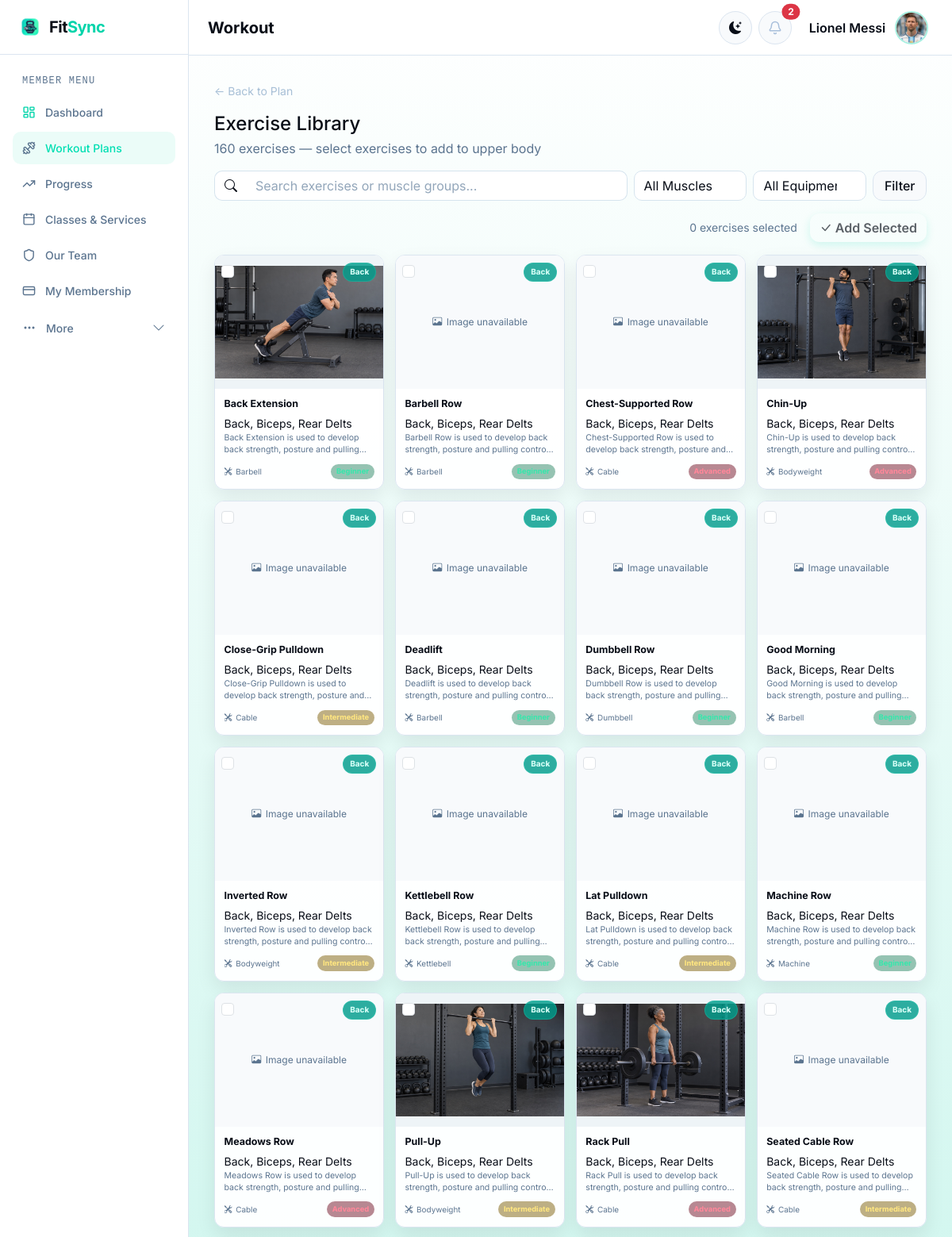
The page /workouts/plans/21/exercises/ (signed in, upper part) on the database its author committed.
### gym/models.py (models this page shows, shortened)
class User(AbstractUser):
    class Role(models.TextChoices):
        MEMBER = ("MEMBER", "Member")
        STAFF = ("STAFF", "Staff")
        COACH = ("COACH", "Coach")
        ADMIN = ("ADMIN", "Admin")
    email = models.EmailField(unique=True)
    role = models.CharField(max_length=20, choices=Role.choices, default=Role.MEMBER)
    class Meta:
        db_table = "accounts_user"

class MemberProfile(models.Model):
    user = models.OneToOneField(
        settings.AUTH_USER_MODEL,
        on_delete=models.CASCADE,
        related_name="member_profile",
    )
    profile_picture = models.ImageField(
        upload_to="profile_pics/", blank=True, null=True
    )
    avatar_static_path = models.CharField(max_length=255, blank=True)
    @property
    def avatar_url(self):
        from django.templatetags.static import static
        if self.profile_picture:
            return self.profile_picture.url
        return static(self.avatar_static_path) if self.avatar_static_path else ""
    phone = models.CharField(max_length=30, blank=True)
    date_of_birth = models.DateField(blank=True, null=True)
    emergency_contact = models.CharField(max_length=100, blank=True)
    age = models.PositiveSmallIntegerField(blank=True, null=True)
    height_cm = models.PositiveIntegerField(blank=True, null=True)
    current_weight_kg = models.DecimalField(
        max_digits=5, decimal_places=2, blank=True, null=True
    )
    target_weight_kg = models.DecimalField(
        max_digits=5, decimal_places=2, blank=True, null=True
    )
    fitness_goal = models.CharField(max_length=200, blank=True)
    medical_notes = models.TextField(blank=True)
    class Meta:
        db_table = "accounts_memberprofile"

class WorkoutPlan(models.Model):
    PLAN_TYPE_CHOICES = [("PERSONAL", "Personal"), ("COACH_ASSIGNED", "Coach Assigned")]
    member = models.ForeignKey(
        settings.AUTH_USER_MODEL, on_delete=models.CASCADE, related_name="workout_plans"
    )
    coach = models.ForeignKey(
        settings.AUTH_USER_MODEL,
        on_delete=models.SET_NULL,
        null=True,
        blank=True,
        related_name="assigned_workout_plans",
    )
    name = models.CharField(max_length=100)
    goal = models.CharField(max_length=255, blank=True)
    description = models.TextField(blank=True)
    workout_days = models.CharField(max_length=100, blank=True)
    plan_type = models.CharField(
        max_length=20, choices=PLAN_TYPE_CHOICES, default="PERSONAL"
    )
    is_active = models.BooleanField(default=True)
    created_at = models.DateTimeField(auto_now_add=True)
    updated_at = models.DateTimeField(auto_now=True)
    class Meta:
        db_table = "workouts_workoutplan"

class Exercise(models.Model):
    MUSCLE_CHOICES = [
        ("CHEST", "Chest"),
        ("BACK", "Back"),
        ("SHOULDERS", "Shoulders"),
        ("BICEPS", "Biceps"),
        ("TRICEPS", "Triceps"),
        ("LEGS", "Legs"),
        ("GLUTES", "Glutes"),
        ("CORE", "Core"),
    ]
    EQUIPMENT_CHOICES = [
        ("BARBELL", "Barbell"),
        ("DUMBBELL", "Dumbbell"),
        ("CABLE", "Cable"),
        ("MACHINE", "Machine"),
        ("BODYWEIGHT", "Bodyweight"),
        ("KETTLEBELL", "Kettlebell"),
        ("BAND", "Resistance Band"),
        ("OTHER", "Other"),
    ]
    DIFFICULTY_CHOICES = [
        ("BEGINNER", "Beginner"),
        ("INTERMEDIATE", "Intermediate"),
        ("ADVANCED", "Advanced"),
    ]
    INTENSITY_CHOICES = [
        ("LOW", "Low"),
        ("MODERATE", "Moderate"),
        ("HIGH", "High"),
        ("VERY_HIGH", "Very High"),
    ]
    name = models.CharField(max_length=100)
    category = models.CharField(max_length=20, choices=MUSCLE_CHOICES)
    secondary_muscles = models.CharField(max_length=150, blank=True)
    equipment = models.CharField(
        max_length=20, choices=EQUIPMENT_CHOICES, default="OTHER"
    )
    difficulty = models.CharField(
        max_length=20, choices=DIFFICULTY_CHOICES, default="BEGINNER"
    )
    intensity = models.CharField(
        max_length=20, choices=INTENSITY_CHOICES, default="MODERATE"
    )
    description = models.TextField(blank=True)
    instructions = models.TextField(blank=True)
    image = models.ImageField(upload_to="exercises/", null=True, blank=True)
    is_active = models.BooleanField(default=True)
    class Meta:
        ordering = ["category", "name"]
        db_table = "workouts_exercise"
    @property
    def library_image(self):
        return f"img/exercises/library/{self.category.lower()}/{slugify(self.name)}.jpg"

### gym/views.py (the view, shortened to what this page needs)
@login_required
def plan_add_exercises(request, plan_id):
    plan = get_object_or_404(WorkoutPlan, id=plan_id)
    if not can_edit_plan(request.user, plan):
        return HttpResponseForbidden("You cannot edit this workout plan.")
    exercises = Exercise.objects.filter(is_active=True)
    search = request.GET.get("search", "").strip()
    muscle = request.GET.get("muscle", "")
    equipment = request.GET.get("equipment", "")
    if search:
        exercises = exercises.filter(
            Q(name__icontains=search)
            | Q(category__icontains=search)
            | Q(secondary_muscles__icontains=search)
        )
    if muscle:
        exercises = exercises.filter(category=muscle)
    if equipment:
        exercises = exercises.filter(equipment=equipment)
    existing_ids = list(plan.plan_exercises.values_list("exercise_id", flat=True))
    return render(
        request,
        "shared/plan_add_exercises.html",
        {
            "plan": plan,
            "exercises": exercises,
            "existing_ids": existing_ids,
            "search": search,
            "selected_muscle": muscle,
            "selected_equipment": equipment,
            "muscle_choices": Exercise.MUSCLE_CHOICES,
            "equipment_choices": Exercise.EQUIPMENT_CHOICES,
            "active_sidebar": "plans",
            "layout_template": (
                "layouts/coach_base.html"
                if is_coach(request.user)
                else "layouts/member_base.html"
            ),
        },
    )

### templates/shared/plan_add_exercises.html (shortened to what this page needs)
{% extends layout_template %}
{% load static %}
{% block dashboard_heading %}Workout{% endblock %}
{% block extra_css %}
<link rel="stylesheet" href="{% static 'css/workouts.css' %}?v=4">
<link rel="stylesheet" href="{% static 'css/exercise-selection.css' %}">
{% endblock %}
{% block dashboard_content %}
<div class="exercise-library-page exercise-selection-page">
    <div class="d-flex flex-column flex-lg-row justify-content-between gap-3 mb-3">
        <div>
            <a class="back-link" href="{% url 'workouts:plan_detail' plan.id %}">← Back to Plan</a>
            <h1 class="h4 mt-3 mb-1">Exercise Library</h1>
            <p class="text-muted mb-0">{{ exercises|length }} exercises — select exercises to add to {{ plan.name }}</p>
        </div>
    </div>
    <form method="get" class="exercise-filters row g-2 mb-3">
        <div class="col-lg-7">
            <div class="input-group">
                <span class="input-group-text"><i class="bi bi-search"></i></span>
                <input class="form-control" type="search" name="search" value="{{ search }}" placeholder="Search exercises or muscle groups...">
            </div>
        </div>
        <div class="col-sm-6 col-lg-2">
            <select class="form-select" name="muscle">
                <option value="">All Muscles</option>
            </select>
        </div>
        <div class="col-sm-6 col-lg-2">
            <select class="form-select" name="equipment">
                <option value="">All Equipment</option>
            </select>
        </div>
        <div class="col-lg-1 d-grid"><button class="btn btn-secondary-fitsync" type="submit">Filter</button></div>
    </form>
    <form method="post">
        <div class="d-flex justify-content-end align-items-center gap-3 mb-3">
            <span class="text-muted small" id="exerciseSelectionCount" role="status">Select exercises to add</span>
            <button class="btn btn-primary-fitsync" type="submit" id="addSelectedExercises"><i class="bi bi-check-lg me-1"></i>Add Selected</button>
        </div>
        <div class="exercise-grid">
            {% for exercise in exercises %}
                <label class="exercise-card {% if exercise.id in existing_ids %}exercise-added{% endif %}">
                    <div class="exercise-select">
                        <input class="form-check-input" type="checkbox" name="exercise_ids" value="{{ exercise.id }}" aria-label="Add {{ exercise.name }}" {% if exercise.id in existing_ids %}disabled{% endif %}>
                    </div>
                    <span class="exercise-muscle-badge">{{ exercise.get_category_display }}</span>
                    <div class="exercise-selection-image">
                        <span class="exercise-image-placeholder" aria-hidden="true"><i class="bi bi-image"></i> Image unavailable</span>
                    {% if exercise.image %}
                        <img class="exercise-image" src="{{ exercise.image.url }}" alt="{{ exercise.name }}" loading="lazy" onerror="this.onerror=function(){this.hidden=true;};this.src='{% static exercise.library_image %}';">
                    {% else %}
                        <img class="exercise-image" src="{% static exercise.library_image %}" alt="{{ exercise.name }}" loading="lazy" onerror="this.hidden=true;">
                    {% endif %}
                    </div>
                    <div class="exercise-card-body">
                        <strong class="exercise-card-name">{{ exercise.name }}</strong>
                        <small>{{ exercise.get_category_display }}{% if exercise.secondary_muscles %}, {{ exercise.secondary_muscles }}{% endif %}</small>
                        <p class="exercise-description">{{ exercise.description|truncatechars:110 }}</p>
                        <div class="exercise-card-footer"><span class="exercise-equipment"><i class="bi bi-tools"></i>{{ exercise.get_equipment_display }}</span><span class="difficulty difficulty-{{ exercise.difficulty|lower }}">{{ exercise.get_difficulty_display }}</span></div>
                    </div>
                </label>
            {% empty %}
                <div class="workout-empty-state grid-empty"><h3>No exercises found</h3><p>Try another search or filter.</p></div>
            {% endfor %}
        </div>
    </form>
</div>
{% endblock %}

### templates/includes/dashboard_topbar_actions.html (shortened to what this page needs)
{% load static %}
<div class="dashboard-topbar-actions d-flex align-items-center gap-2">
    <button class="btn theme-toggle" type="button" data-theme-toggle aria-label="Switch to dark mode" title="Switch theme">
        <i class="bi bi-moon-stars" data-theme-icon aria-hidden="true"></i>
    </button>
    <div class="dropdown">
        <button class="btn notification-toggle position-relative" type="button" data-bs-toggle="dropdown" aria-expanded="false" aria-label="Notifications">
            {% if request.user.role == "MEMBER" %}
                <img src="{% static 'img/member-dashboard/bell.svg' %}" alt="">
            {% else %}
                <i class="bi bi-bell" aria-hidden="true"></i>
            {% endif %}
            {% if unread_notification_count %}<span class="position-absolute top-0 start-100 translate-middle badge rounded-pill text-bg-danger">{{ unread_notification_count }}</span>{% endif %}
        </button>
    </div>
    <div class="dropdown">
        <button class="navbar-account-toggle dashboard-account-toggle" type="button" data-bs-toggle="dropdown" aria-expanded="false">
            <span class="navbar-account-name">{{ request.user.get_full_name|default:request.user.username }}</span>
            {% if request.user.member_profile.avatar_url %}
                <img class="navbar-account-avatar" src="{{ request.user.member_profile.avatar_url }}" alt="">
            {% elif request.user.coach_profile.photo_url %}
                <img class="navbar-account-avatar" src="{{ request.user.coach_profile.photo_url }}" alt="">
            {% else %}
                <span class="navbar-account-avatar navbar-account-initials" aria-hidden="true">
                    {% if request.user.first_name or request.user.last_name %}{{ request.user.first_name|slice:":1"|upper }}{{ request.user.last_name|slice:":1"|upper }}{% else %}{{ request.user.username|slice:":1"|upper }}{% endif %}
                </span>
            {% endif %}
        </button>
    </div>
</div>

### rows shown on the page
User: user.get_full_name "Lionel Messi", user.member_profile.avatar_url (picture)
WorkoutPlan: name "upper body"
Exercise: category "Back", shows a picture, name "Back Extension", secondary_muscles "Biceps, Rear Delts", description "Back Extension is used to develop back strength, posture and…", equipment "Barbell"
Exercise: category "Back", name "Barbell Row", secondary_muscles "Biceps, Rear Delts", description "Barbell Row is used to develop back strength, posture and pulling…", equipment "Barbell"
Exercise: category "Back", name "Chest-Supported Row", secondary_muscles "Biceps, Rear Delts", description "Chest-Supported Row is used to develop back strength, posture…", equipment "Cable", difficulty "Advanced"
Exercise: category "Back", shows a picture, name "Chin-Up", secondary_muscles "Biceps, Rear Delts", description "Chin-Up is used to develop back strength, posture and pulling…", equipment "Bodyweight", difficulty "Advanced"
Exercise: category "Back", name "Close-Grip Pulldown", secondary_muscles "Biceps, Rear Delts", description "Close-Grip Pulldown is used to develop back strength, posture…", equipment "Cable", difficulty "Intermediate"
Exercise: category "Back", name "Deadlift", secondary_muscles "Biceps, Rear Delts", description "Deadlift is used to develop back strength, posture and pulling…", equipment "Barbell"
Exercise: category "Back", name "Dumbbell Row", secondary_muscles "Biceps, Rear Delts", description "Dumbbell Row is used to develop back strength, posture and…", equipment "Dumbbell"
Exercise: category "Back", name "Good Morning", secondary_muscles "Biceps, Rear Delts", description "Good Morning is used to develop back strength, posture and…", equipment "Barbell"
Exercise: category "Back", name "Inverted Row", secondary_muscles "Biceps, Rear Delts", description "Inverted Row is used to develop back strength, posture and pulling…", equipment "Bodyweight", difficulty "Intermediate"
Exercise: category "Back", name "Kettlebell Row", secondary_muscles "Biceps, Rear Delts", description "Kettlebell Row is used to develop back strength, posture and…", equipment "Kettlebell"
Exercise: category "Back", name "Lat Pulldown", secondary_muscles "Biceps, Rear Delts", description "Lat Pulldown is used to develop back strength, posture and pulling…", equipment "Cable", difficulty "Intermediate"
Exercise: category "Back", name "Machine Row", secondary_muscles "Biceps, Rear Delts", description "Machine Row is used to develop back strength, posture and pulling…", equipment "Machine"
Exercise: category "Back", name "Meadows Row", secondary_muscles "Biceps, Rear Delts", description "Meadows Row is used to develop back strength, posture and…", equipment "Cable", difficulty "Advanced"
Exercise: category "Back", shows a picture, name "Pull-Up", secondary_muscles "Biceps, Rear Delts", description "Pull-Up is used to develop back strength, posture and pulling…", equipment "Bodyweight", difficulty "Intermediate"
Exercise: category "Back", shows a picture, name "Rack Pull", secondary_muscles "Biceps, Rear Delts", description "Rack Pull is used to develop back strength, posture and pulling…", equipment "Cable", difficulty "Advanced"
Exercise: category "Back", name "Seated Cable Row", secondary_muscles "Biceps, Rear Delts", description "Seated Cable Row is used to develop back strength, posture and…", equipment "Cable", difficulty "Intermediate"

### other values the page prints
{{ unread_notification_count }} "2"
{{ exercises|length }} "160"
